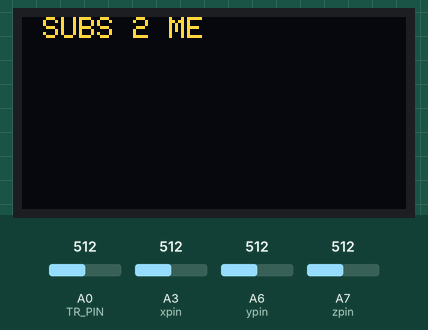
Simulated run of this sketch. Board: Arduino Nano, built with avr-gcc and run on an emulated ATmega328P. On the bench: 128×64 one-colour display. The test bench sets the inputs (shaded band); at power-on: A0 (TR_PIN) = 512, A3 (xpin) = 512, A6 (ypin) = 512, A7 (zpin) = 512. The OLED is the two-colour kind (top 16 rows yellow); what the sketch prints to the serial monitor is not drawn.

Above: at 3.04 s.
At 4.24 s:
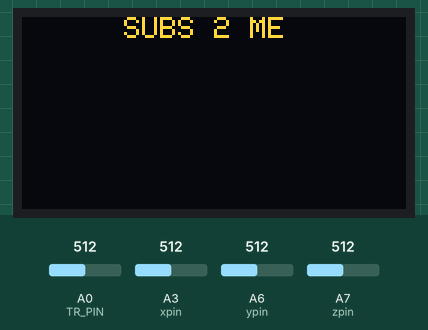
At 6.34 s:
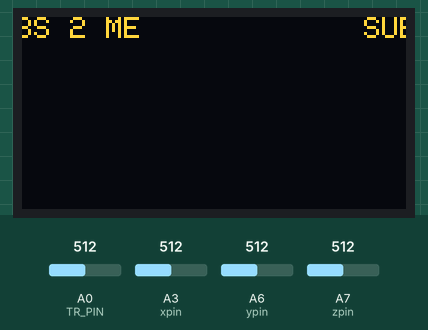
At 7.6 s:
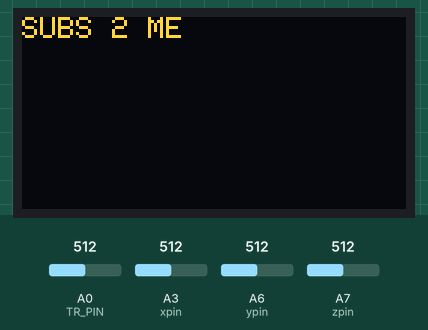
At 11.04 s:
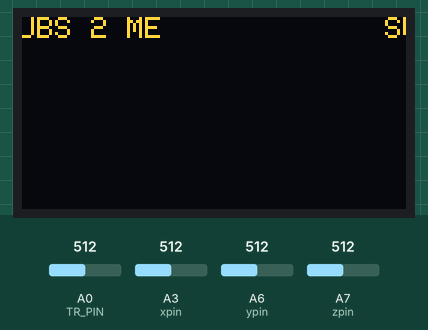
At 14.58 s:
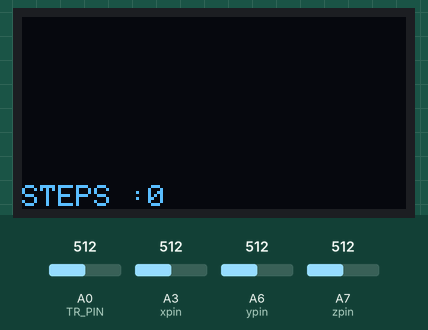

Measured:
- what the display in image 3 shows lasts 1.3 s, from 7.6 s to 8.9 s

The sketch:

ssd1306_128x32_i2c.ino
```cpp
#include <Wire.h>
#include <Adafruit_GFX.h>
#include <Adafruit_SSD1306.h>

#define SCREEN_WIDTH 128 // OLED display width, in pixels
#define SCREEN_HEIGHT 64 // OLED display height, in pixels

// Declaration for an SSD1306 display connected to I2C (SDA, SCL pins)
Adafruit_SSD1306 display(SCREEN_WIDTH, SCREEN_HEIGHT, &Wire, -1);

int TR_PIN = A0;
double a1, b1, c1, d1, r2, r1, vo, tempC, tempF, tempK;
float counterBreathe = 0;
const int xpin = A3;
const int ypin = A6;
const int zpin = A7;


float threshold = 6;
float xval[100] = {0};
float yval[100] = {0};
float zval[100] = {0};
float xavg, yavg, zavg;
int steps, flag = 0;

void setup() {
  Serial.begin(9600);

  if(!display.begin(SSD1306_SWITCHCAPVCC, 0x3C)) { // Address 0x3D for 128x64
    Serial.println(F("SSD1306 allocation failed"));
    for(;;);
  }
  Serial.println(F("SSD1306 allocation "));
  delay(2000);
  display.clearDisplay();

  display.setTextSize(1);
  display.setTextColor(WHITE);
  display.setCursor(0, 0);
  // Display static text
  display.println("SUBS 2 ME"); //Write custom text here
  display.display();
  delay(100);
  a1 = 3.354016E-03 ;
  b1 = 2.569850E-04 ;
  c1 = 2.620131E-06 ;
  d1 = 6.383091E-08 ;

  r1 = 9720.0;


  delay(100);
  pinMode(TR_PIN, INPUT);
  calibrate();
}

void loop() {
  // Scroll in various directions, pausing in-between:
  display.startscrollright(0x00, 0x0F);
  delay(2000);
  display.stopscroll();
  delay(1000);
  display.startscrollleft(0x00, 0x0F);
  delay(2000);
  display.stopscroll();
  delay(1000);
  display.startscrolldiagright(0x00, 0x07);
  delay(2000);
  display.startscrolldiagleft(0x00, 0x07);
  delay(2000);
  display.stopscroll();
  delay(1000);


  int acc = 0;
  float totvect[100] = {0};
  float totave[100] = {0};
  float xaccl[100] = {0};
  float yaccl[100] = {0};
  float zaccl[100] = {0};
  for (int a = 0; a < 100; a++)
  {
    xaccl[a] = float(analogRead(xpin) - 345);
    delay(1);
    yaccl[a] = float(analogRead(ypin) - 346);
    delay(1);
    zaccl[a] = float(analogRead(zpin) - 416);
    delay(1);
    totvect[a] = sqrt(((xaccl[a] - xavg) * (xaccl[a] - xavg)) + ((yaccl[a] - yavg) * (yaccl[a] - yavg)) + ((zval[a] - zavg) * (zval[a] - zavg)));
    totave[a] = (totvect[a] + totvect[a - 1]) / 2 ;
//    Serial.println(F("totave[a]"));
//    Serial.println(totave[a]);
    delay(100);
    if (totave[a] > threshold && flag == 0)
    {
      steps = steps + 1;
      flag = 1;
    }
    else if (totave[a] > threshold && flag == 1)
    {
      // Don't Count
    }
    if (totave[a] < threshold   && flag == 1)
    {
      flag = 0;
    }
    if (steps < 0) {
      steps = 0;
    }
 //   Serial.println(F('\n'));
 //   Serial.print(F("steps: "));
  //  Serial.println(F(steps));
    vo = analogRead(TR_PIN);
  vo = vo / (1023.0 / 5.0);

  // voltage divider calculation
  // vo = 5 * r2 /(r1+r2)
  // solve for r2
  // get the exact value for voltage divider r1

  r2 = ( vo * r1) / (5.0 - vo);

  //equation from data sheet
  tempK = 1.0 / (a1 + (b1 * (log(r2 / 10000.0))) + (c1 * pow(log(r2 / 10000.0), 2.0)) + (d1 * pow(log(r2 / 10000.0), 3.0)));
  tempC  = (tempK - 273.15);
 // Serial.println(tempC);

 // delay(1000);


  if(tempC <= 24.62 && tempC >=24.00){
  counterBreathe = counterBreathe + 1;
 // Serial.println("im in if");
  display.clearDisplay();
  display.print("No. of breath : " + String(counterBreathe));
  display.display();
  }


 // Serial.println(F(tempC));

   display.clearDisplay();


  display.println("STEPS :" + String(steps));

  display.display();

display.startscrollright(0x00, 0x00);


  }


  // read the temp
  vo = analogRead(TR_PIN);
  vo = vo / (1023.0 / 5.0);

  // voltage divider calculation
  // vo = 5 * r2 /(r1+r2)
  // solve for r2
  // get the exact value for voltage divider r1

  r2 = ( vo * r1) / (5.0 - vo);

  //equation from data sheet
  tempK = 1.0 / (a1 + (b1 * (log(r2 / 10000.0))) + (c1 * pow(log(r2 / 10000.0), 2.0)) + (d1 * pow(log(r2 / 10000.0), 3.0)));
  tempC  = (tempK - 273.15);


  if(tempC <= 24.62 && tempC >=24.00){
  counterBreathe = counterBreathe + 1;
//  display.setTextSize(1);
//  display.setTextColor(WHITE);
//  display.setCursor(0,0);
//
//  display.println("Breath" + String(counterBreathe));
//
//  display.println("STEPS" + String(steps));
//  display.display();
 display.clearDisplay();
  display.print("No of breath" + String(counterBreathe));
  display.display();
  }


//  Serial.println(F(tempC));

}


void calibrate()
{
  float sum = 0;
  float sum1 = 0;
  float sum2 = 0;
  for (int i = 0; i < 100; i++) {
    xval[i] = float(analogRead(xpin) - 345);
    sum = xval[i] + sum;
  }
  delay(100);
  xavg = sum / 100.0;
  Serial.println(xavg);
  for (int j = 0; j < 100; j++)
  {
    yval[j] = float(analogRead(ypin) - 346);
    sum1 = yval[j] + sum1;
  }
  yavg = sum1 / 100.0;
  Serial.println(yavg);
  delay(100);
  for (int q = 0; q < 100; q++)
  {
    zval[q] = float(analogRead(zpin) - 416);
    sum2 = zval[q] + sum2;
  }
  zavg = sum2 / 100.0;
  delay(100);
//  display.setTextSize(1);
//  display.setTextColor(WHITE);
//  display.setCursor(0,0);
//
//  display.println("Breath : " + String(counterBreathe));
//
//  display.println("STEPS : " + String(steps));
//  display.display();
  Serial.println(zavg);

}
```
